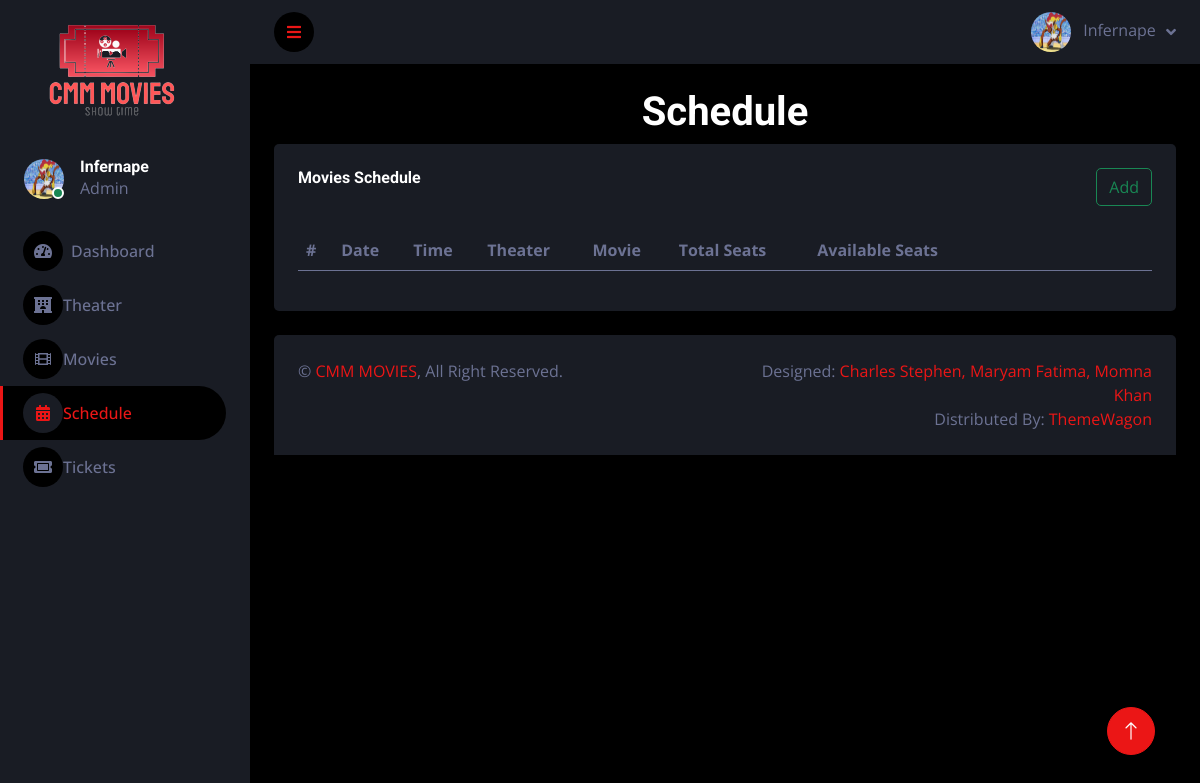
Before: /admin/schedule.php (signed in) with the older database file.
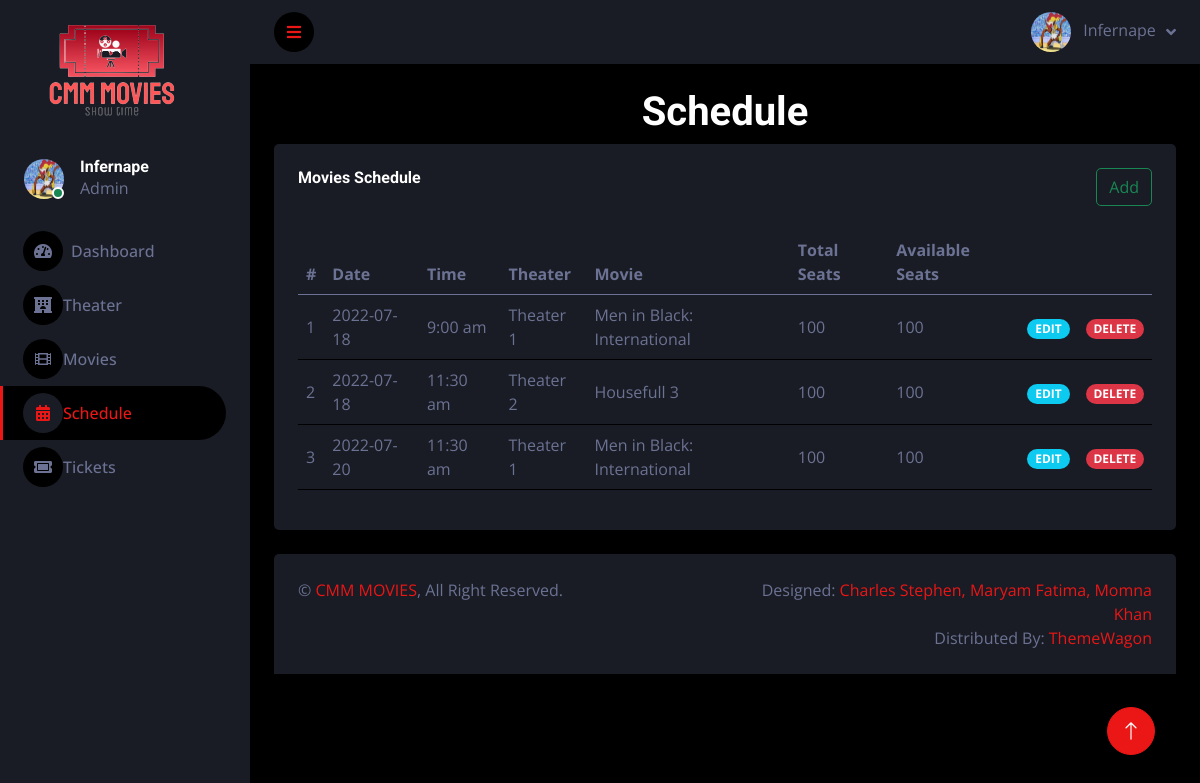
After: the same page with the newer database file.
### tables this page shows
CREATE TABLE `movie_sch2` (
  `id` int(11) NOT NULL,
  `movie_date` date NOT NULL,
  `movie_time_id` int(11) NOT NULL,
  `theater_id` int(11) NOT NULL,
  `movie_id` int(11) NOT NULL,
  `total_seats` int(11) NOT NULL,
  `available_seats` int(11) NOT NULL,
  `box_seats` int(11) NOT NULL,
  `gold_seats` int(11) NOT NULL,
  `platinum_seats` int(11) NOT NULL
);

CREATE TABLE `movie_time` (
  `id` int(11) NOT NULL,
  `time` varchar(255) NOT NULL
);

CREATE TABLE `theater` (
  `id` int(11) NOT NULL,
  `name` varchar(255) NOT NULL,
  `screen` varchar(255) NOT NULL,
  `seats` int(11) NOT NULL
);

CREATE TABLE `allmovies` (
  `id` int(11) NOT NULL,
  `movie_cover` varchar(255) NOT NULL,
  `movie_name` varchar(225) NOT NULL,
  `trailer` longtext NOT NULL,
  `movie_description` longtext NOT NULL,
  `genre` longtext NOT NULL,
  `country` varchar(255) NOT NULL,
  `cast` longtext NOT NULL
);

### admin/schedule.php (the view, shortened to what the changed rows need)
        <?php
    $db = mysqli_connect("localhost", "root", "", "my_movie");
        ?>
<!DOCTYPE html>
<html lang="en">
<head>
    <link href="https://cdnjs.cloudflare.com/ajax/libs/font-awesome/5.10.0/css/all.min.css" rel="stylesheet">
    <link href="https://cdn.jsdelivr.net/npm/bootstrap-icons@1.4.1/font/bootstrap-icons.css" rel="stylesheet">
    <link href="lib/owlcarousel/assets/owl.carousel.min.css" rel="stylesheet">
    <link href="lib/tempusdominus/css/tempusdominus-bootstrap-4.min.css" rel="stylesheet" />
    <link href="css/bootstrap.min.css" rel="stylesheet">
    <link href="css/style.css" rel="stylesheet">
</head>
<body>
    <div class="container-fluid position-relative d-flex p-0">
        <div class="content">
            <div class="container-fluid pt-4 px-4">
                <h1 class="text-center">Schedule</h1>
                <div class="row g-4">
                    <div class="col-12">
                        <div class="bg-secondary rounded h-100 p-4">
                            <div class="table-responsive">
                                <table class="table">
                                    <thead>
                                        <tr>
                                            <th class="col">#</th>
                                            <th scope="col">Date</th>
                                            <th class="col">Time</th>
                                            <th class="col">Theater</th>
                                            <th class="col">Movie</th>
                                            <th class="col">Total Seats</th>
                                            <th class="col">Available Seats</th>
                                        </tr>
                                    </thead>
                                    <tbody>
                                        <?php
                                            $sel = "SELECT * FROM `movie_sch2`";
                                            $result = mysqli_query($db, $sel);
                                            if(mysqli_num_rows($result)) {
                                                $i = 0;
                                                while($row = mysqli_fetch_array($result)) {
                                                    $i++;
                                        ?>
                                        <tr>
                                            <td class="align-middle" scope="row"><?php echo $i; ?></td>
                                            <td class="align-middle">
                                                <?php
                                                    echo $row[1];
                                                ?>
                                            </td>
                                            <td class="align-middle">
                                                <?php
                                                    $sel2 = "SELECT * FROM `movie_time` WHERE `id` = $row[2];";
                                                    $result2 = mysqli_query($db, $sel2);
                                                    $row2 = mysqli_fetch_array($result2);
                                                    echo $row2[1];
                                                ?>
                                            </td>
                                            <td class="align-middle">
                                                <?php
                                                    $sel3 = "SELECT * FROM `theater` WHERE `id` = $row[3];";
                                                    $result3 = mysqli_query($db, $sel3);
                                                    $row3 = mysqli_fetch_array($result3);
                                                    echo $row3[1];
                                                ?>
                                            </td>
                                            <td class="align-middle">
                                                <?php
                                                    $sel4 = "SELECT * FROM `allmovies` WHERE `id` = $row[4];";
                                                    $result4 = mysqli_query($db, $sel4);
                                                    $row4 = mysqli_fetch_array($result4);
                                                    echo $row4[2];
                                                ?>
                                            </td>
                                            <td class="align-middle">
                                                <?php echo $row[5]; ?>
                                            </td>
                                            <td class="align-middle">
                                                <?php echo $row[6]; ?>
                                            </td>
                                            <td class="align-middle"> <a href="schedule_edit.php?id=<?php echo $row[0]; ?>"><span class="badge bg-info rounded-pill badge-sm">EDIT</span></a> </td>
                                            <td class="align-middle"> <span type="button" data-bs-toggle="modal" data-bs-target="#k<?php echo $i; ?>" class="badge bg-danger rounded-pill badge-sm">DELETE</span> </td>
                                        </tr>
                                        <?php
                                                }
                                            }
                                        ?>
                                    </tbody>
                                </table>
                            </div>
                        </div>
                    </div>
                </div>
            </div>
        </div>
    </div>
</body>
</html>

Changed rows visible on the page:
added movie_sch2: movie_date "2022-07-18", movie_time.time "9:00 am", theater.name "Theater 1", allmovies.movie_name "Men in Black: International", total_seats "100", available_seats "100"
added movie_sch2: movie_date "2022-07-18", movie_time.time "11:30 am", theater.name "Theater 2", allmovies.movie_name "Housefull 3", total_seats "100", available_seats "100"
added movie_sch2: movie_date "2022-07-20", movie_time.time "11:30 am", theater.name "Theater 1", allmovies.movie_name "Men in Black: International", total_seats "100", available_seats "100"
